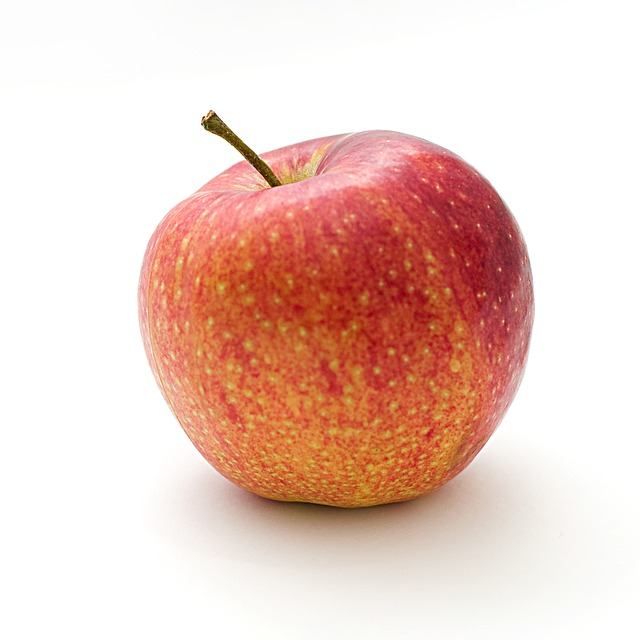
#> input picture Chapter_3/my_images/apple.jpg, 640 x 640 px
$ python 14_image_blending_weighted.py
#> lines starting #> are read from the running program, lines starting #| are printed output that depends on the picture
import cv2
img1 = cv2.imread("./my_images/apple.jpg")
#> img1 is the input picture: shape (640, 640, 3); mean B, G, R 196, 205.5, 235.6
img2 = cv2.imread("./my_images/orange.jpg")
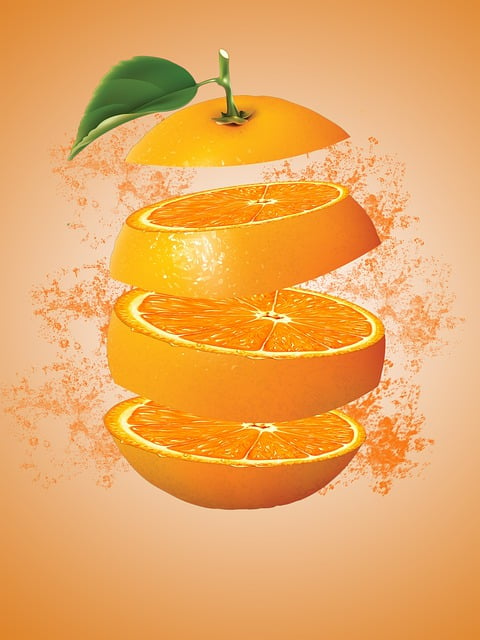
#> input picture Chapter_3/my_images/orange.jpg, 480 x 640 px
#> img2 is the input picture: shape (640, 480, 3); mean B, G, R 95.5, 168.8, 234

# Resize images
img1 = cv2.resize(img1, (320, 280))
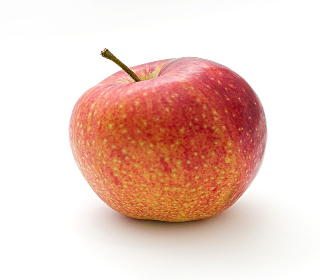
#> img1: shape (280, 320, 3); mean B, G, R 195.9, 205.4, 235.5
img2 = cv2.resize(img2, (320, 280))
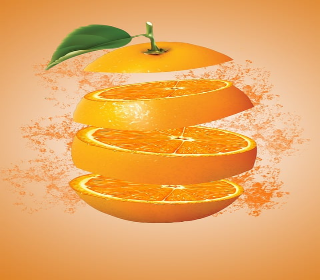
#> img2: shape (280, 320, 3); mean B, G, R 95.4, 168.7, 233.9

# Blend the images with a weight of 0.5
blended_image = cv2.addWeighted(img1, 0.5, img2, 0.5, 0)
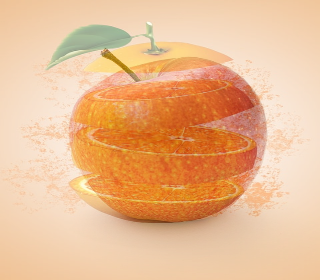
#> blended_image: shape (280, 320, 3); mean B, G, R 145.7, 187.1, 234.7

# Display the results
cv2.imshow("Image 1", img1)
cv2.imshow("Image 2", img2)
cv2.imshow("Blended Image", blended_image)

cv2.waitKey(0)
cv2.destroyAllWindows()
